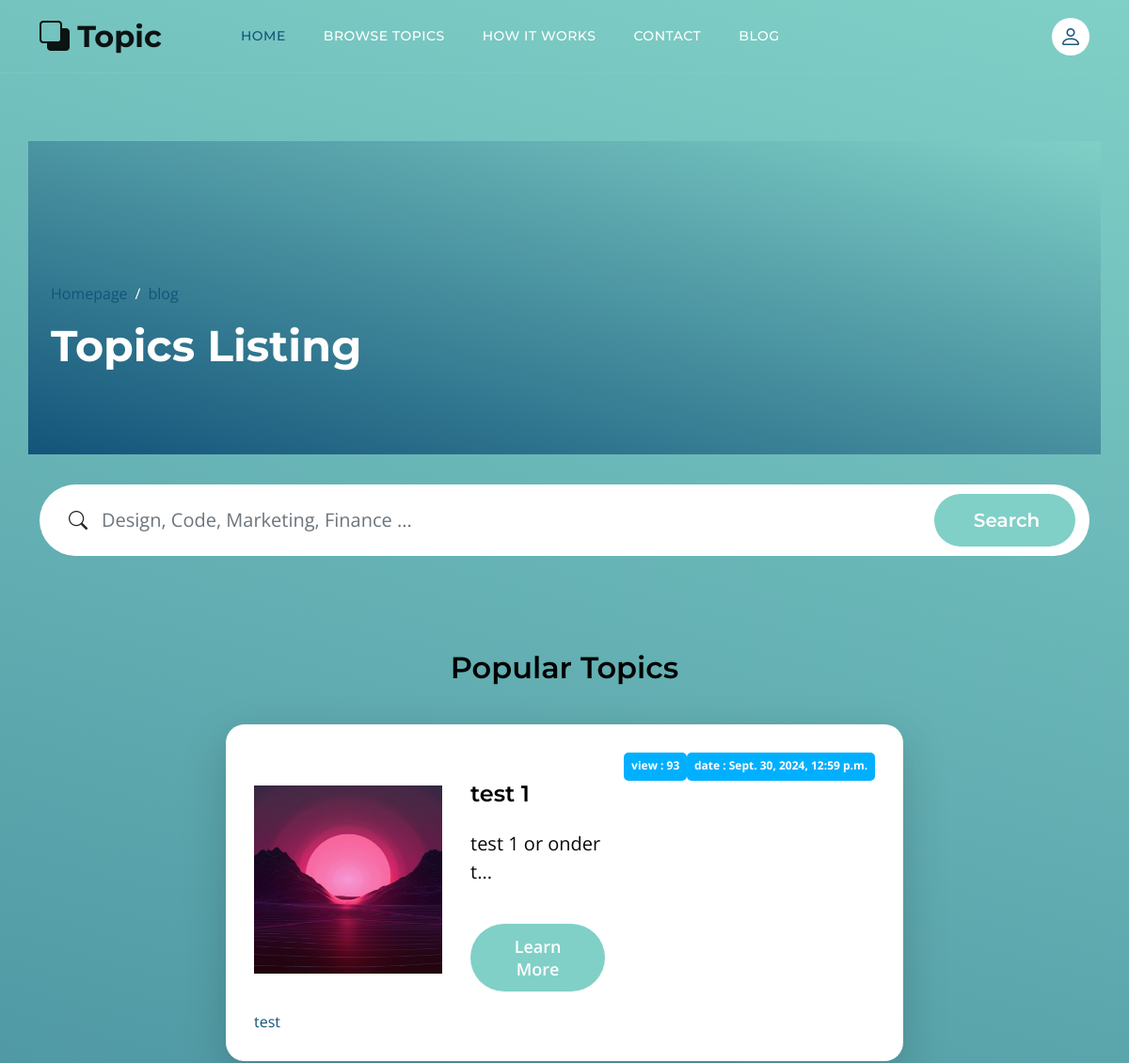
Page /blog/ (upper part) on the earlier database version.
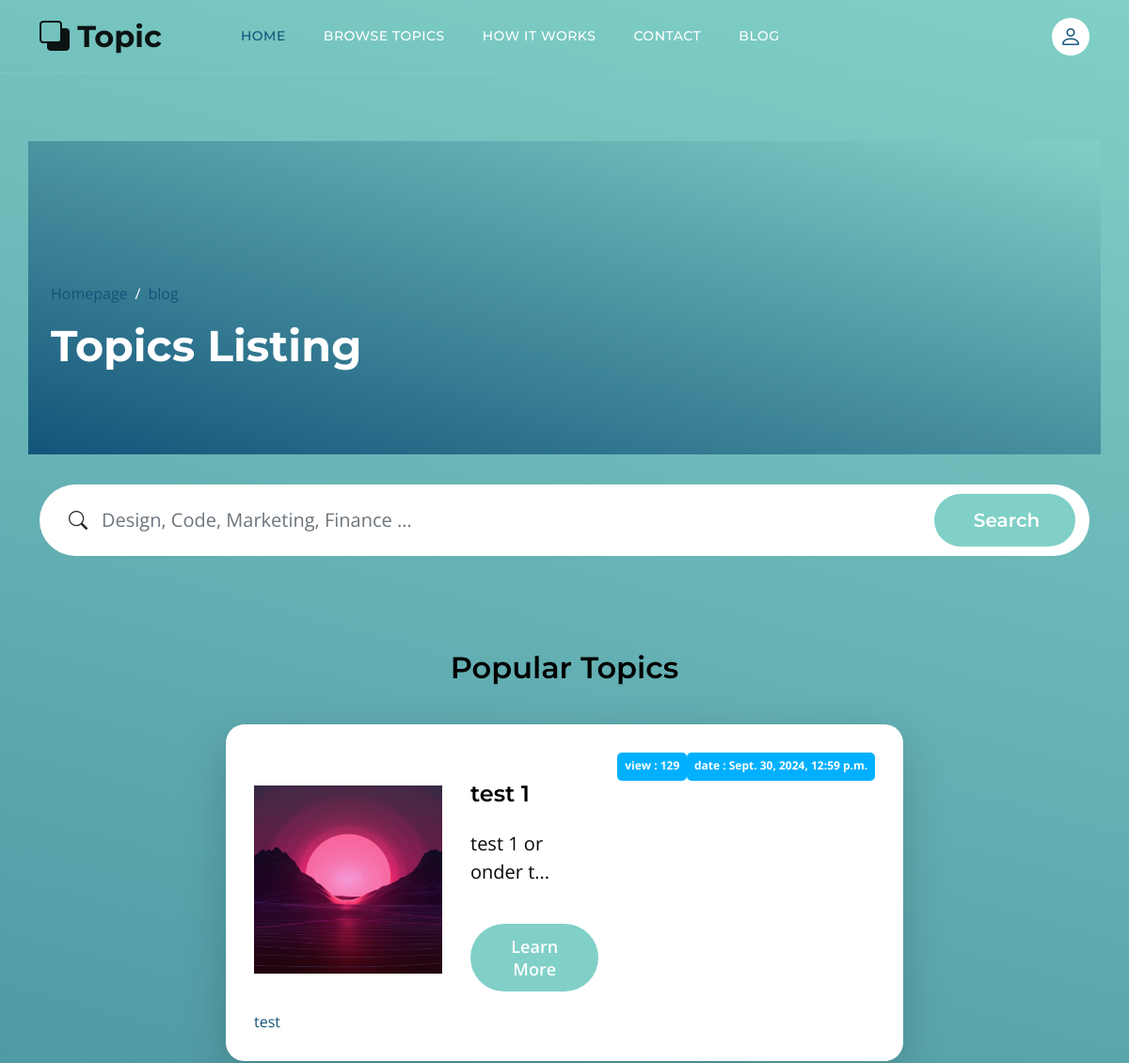
Same page on the later database version.
### blog/models.py (models this page shows, shortened)
class post(models.Model):
    titel = models.CharField(max_length=255)
    content = models.TextField()
    img = models.ImageField(upload_to='blog/',default='default.jpg')
    status = models.BooleanField(default=False)
    cuntent_view=models.IntegerField(default=0)
    categore= models.ManyToManyField(categore)
    publish_date= models.DateTimeField(null=True)
    created_date= models.DateTimeField(auto_now_add=True)
    update_date= models.DateTimeField(auto_now=True)

### blog/views.py (the view)
# urls.py: path('', blog_home,name='blog_home'),
def blog_home(request,cat_name=None):
    now = timezone.now()
    posts = post.objects.filter(status=1,publish_date__lte=now)
    paginators = Paginator(posts,3)
    page_number = request.GET.get('page')
    if cat_name:
        posts = posts.filter(categore__name=cat_name)
    try:
        posts = paginators.get_page(page_number)
    except EmptyPage:
        posts = paginators.get_page(1)
    except PageNotAnInteger:
        posts = paginators.get_page(1)
    context = {'post': posts}
    return render(request,'blog/blog_home.html',context)

### blog/templatetags/blog-tag.py (called while the page is built)
@register.filter(name='short')
def function(value,arg=20):
    return value[:arg]+'...'

### templates/blog/blog_home.html (shortened to what this page needs)
{% extends "base.html" %}
{% load static %}
{% load blog-tag %}
{% load humanizelib %}
    {% block content %}
            <header class="site-header d-flex flex-column justify-content-center align-items-center">
                <div class="container">
                    <div class="row align-items-center">
                        <div class="col-lg-5 col-12">
                            <nav aria-label="breadcrumb">
                                <ol class="breadcrumb">
                                    <li class="breadcrumb-item"><a href="{% url 'website:index' %}">Homepage</a></li>
                                    <li class="breadcrumb-item"><a href="{% url 'blog:blog_home' %}">blog</a></li>
                                </ol>
                            </nav>
                            <h2 class="text-white">Topics Listing</h2>
                        </div>
                    </div>
                </div>
            </header>
            {% include 'blog/blog-search.html' %}
            <section class="section-padding">
                <div class="container">
                    <div class="row">
                        <div class="col-lg-12 col-12 text-center">
                            <h3 class="mb-4">Popular Topics</h3>
                        </div>
                    {% for p in post %}
                        <div class="col-lg-8 col-12 mt-3 mx-auto">
                            <div class="custom-block custom-block-topics-listing bg-white shadow-lg mb-5">
                                <div class="d-flex">
                                    <img src="{{p.img.url}}" class="custom-block-image img-fluid" alt="">
                                    <div class="custom-block-topics-listing-info d-flex flex-column">
                                        <h5 class="posts-title">{{p.titel}}</h5>
                                        <p class="excert">{{p.content|short|safe}}</p>
                                        <a href="{% url 'blog:blog_single' p.id %}" class="btn custom-btn mt-3 mt-lg-4">Learn More</a>
                                    </div>
                                    <span class="badge bg-design rounded-pill ms-auto"> view : {{ p.cuntent_view }}</span>
                                    <span class="badge bg-design rounded-pill ms-auto">date : {{ p.publish_date|naturaltime }}</span>
                                </div>
                                {% for cat in p.categore.all %}
                                <a href="{% url 'blog:category' cat_name=cat.name %}">{{cat.name}}
                                </a>
                                {%endfor%}
                            </div>
                        </div>
                    {% endfor %}
                    </div>
                </div>
            </section>
        </main>
{% endblock %}

Differences in the rows shown:
changed post "test 1": cuntent_view "93" → "129"
